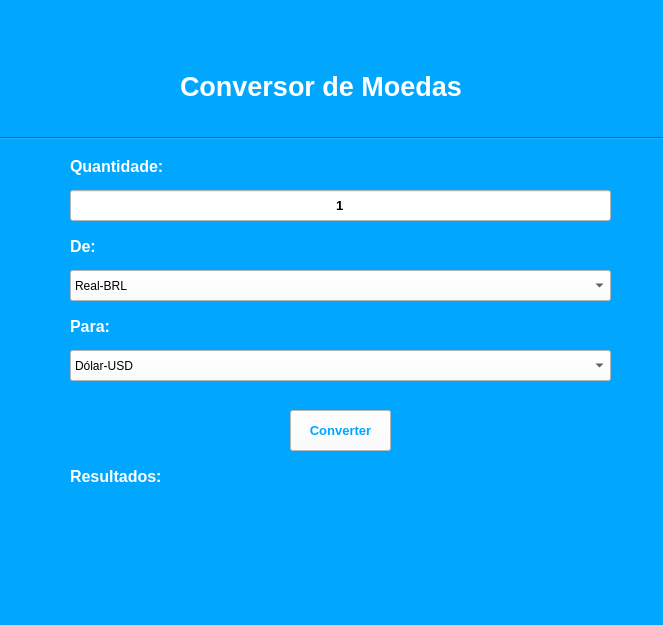
<?xml version="1.0" encoding="UTF-8"?>
<ui version="4.0">
 <class>ConversorDeMoedas</class>
 <widget class="QMainWindow" name="ConversorDeMoedas">
  <property name="geometry">
   <rect>
    <x>0</x>
    <y>0</y>
    <width>663</width>
    <height>625</height>
   </rect>
  </property>
  <property name="windowTitle">
   <string>Conversor de Moedas </string>
  </property>
  <property name="styleSheet">
   <string notr="true">background-color: rgb(1, 166, 255);
</string>
  </property>
  <widget class="QWidget" name="centralwidget">
   <widget class="QLabel" name="lbTitulo">
    <property name="geometry">
     <rect>
      <x>180</x>
      <y>70</y>
      <width>292</width>
      <height>33</height>
     </rect>
    </property>
    <property name="font">
     <font>
      <pointsize>20</pointsize>
      <weight>75</weight>
      <bold>true</bold>
     </font>
    </property>
    <property name="styleSheet">
     <string notr="true">color: rgb(255, 255, 255);</string>
    </property>
    <property name="text">
     <string>Conversor de Moedas</string>
    </property>
   </widget>
   <widget class="QLabel" name="lbValor">
    <property name="geometry">
     <rect>
      <x>70</x>
      <y>150</y>
      <width>101</width>
      <height>33</height>
     </rect>
    </property>
    <property name="font">
     <font>
      <pointsize>12</pointsize>
      <weight>75</weight>
      <bold>true</bold>
     </font>
    </property>
    <property name="styleSheet">
     <string notr="true">color: rgb(255, 255, 255);</string>
    </property>
    <property name="text">
     <string>Quantidade:</string>
    </property>
   </widget>
   <widget class="QLabel" name="lbDe">
    <property name="geometry">
     <rect>
      <x>70</x>
      <y>230</y>
      <width>31</width>
      <height>33</height>
     </rect>
    </property>
    <property name="font">
     <font>
      <pointsize>12</pointsize>
      <weight>75</weight>
      <bold>true</bold>
     </font>
    </property>
    <property name="styleSheet">
     <string notr="true">color: rgb(255, 255, 255);</string>
    </property>
    <property name="text">
     <string>De:</string>
    </property>
   </widget>
   <widget class="QLabel" name="lbPara">
    <property name="geometry">
     <rect>
      <x>70</x>
      <y>310</y>
      <width>51</width>
      <height>33</height>
     </rect>
    </property>
    <property name="font">
     <font>
      <pointsize>12</pointsize>
      <weight>75</weight>
      <bold>true</bold>
     </font>
    </property>
    <property name="styleSheet">
     <string notr="true">color: rgb(255, 255, 255);</string>
    </property>
    <property name="text">
     <string>Para:</string>
    </property>
   </widget>
   <widget class="Line" name="line">
    <property name="geometry">
     <rect>
      <x>0</x>
      <y>130</y>
      <width>671</width>
      <height>16</height>
     </rect>
    </property>
    <property name="font">
     <font>
      <pointsize>12</pointsize>
      <weight>75</weight>
      <bold>true</bold>
     </font>
    </property>
    <property name="styleSheet">
     <string notr="true">color: rgb(255, 255, 255);</string>
    </property>
    <property name="orientation">
     <enum>Qt::Horizontal</enum>
    </property>
   </widget>
   <widget class="QLineEdit" name="inputValor">
    <property name="geometry">
     <rect>
      <x>70</x>
      <y>190</y>
      <width>541</width>
      <height>31</height>
     </rect>
    </property>
    <property name="font">
     <font>
      <pointsize>10</pointsize>
      <weight>75</weight>
      <bold>true</bold>
     </font>
    </property>
    <property name="styleSheet">
     <string notr="true">background-color: rgb(255, 255, 255);</string>
    </property>
    <property name="text">
     <string>1</string>
    </property>
    <property name="alignment">
     <set>Qt::AlignCenter</set>
    </property>
   </widget>
   <widget class="QComboBox" name="cbMoedaInicial">
    <property name="geometry">
     <rect>
      <x>70</x>
      <y>270</y>
      <width>541</width>
      <height>31</height>
     </rect>
    </property>
    <property name="styleSheet">
     <string notr="true">background-color: rgb(255, 255, 255);
font: 12pt &quot;MS Shell Dlg 2&quot;;</string>
    </property>
    <item>
     <property name="text">
      <string>Real-BRL</string>
     </property>
    </item>
    <item>
     <property name="text">
      <string>Dólar-USD</string>
     </property>
    </item>
    <item>
     <property name="text">
      <string>Euro-EUR</string>
     </property>
    </item>
    <item>
     <property name="text">
      <string>Bitcoin-BTC</string>
     </property>
    </item>
    <item>
     <property name="text">
      <string>Dólar Canadense-CAD</string>
     </property>
    </item>
    <item>
     <property name="text">
      <string>Libra Esterlina-GBP</string>
     </property>
    </item>
    <item>
     <property name="text">
      <string>Peso Argentino-ARS</string>
     </property>
    </item>
    <item>
     <property name="text">
      <string>Litecoin-LTC</string>
     </property>
    </item>
    <item>
     <property name="text">
      <string>Iene Japonês-JPY</string>
     </property>
    </item>
    <item>
     <property name="text">
      <string>Franco Suíço-CHF</string>
     </property>
    </item>
    <item>
     <property name="text">
      <string>Dólar Australiano-AUD</string>
     </property>
    </item>
    <item>
     <property name="text">
      <string>Yuan Chinês-CNY</string>
     </property>
    </item>
    <item>
     <property name="text">
      <string>Novo Shekel Israelense-ILS</string>
     </property>
    </item>
    <item>
     <property name="text">
      <string>Ethereum-ETH</string>
     </property>
    </item>
    <item>
     <property name="text">
      <string>Ripple-XRP</string>
     </property>
    </item>
    <item>
     <property name="text">
      <string>Dogecoin-DOGE</string>
     </property>
    </item>
   </widget>
   <widget class="QComboBox" name="cbMoedaCambio">
    <property name="geometry">
     <rect>
      <x>70</x>
      <y>350</y>
      <width>541</width>
      <height>31</height>
     </rect>
    </property>
    <property name="styleSheet">
     <string notr="true">background-color: rgb(255, 255, 255);
font: 12pt &quot;MS Shell Dlg 2&quot;;</string>
    </property>
    <item>
     <property name="text">
      <string>Dólar-USD</string>
     </property>
    </item>
    <item>
     <property name="text">
      <string>Euro-EUR</string>
     </property>
    </item>
    <item>
     <property name="text">
      <string>Real-BRL</string>
     </property>
    </item>
    <item>
     <property name="text">
      <string>Bitcoin-BTC</string>
     </property>
    </item>
    <item>
     <property name="text">
      <string>Dólar Canadense-CAD</string>
     </property>
    </item>
    <item>
     <property name="text">
      <string>Libra Esterlina-GBP</string>
     </property>
    </item>
    <item>
     <property name="text">
      <string>Peso Argentino-ARS</string>
     </property>
    </item>
    <item>
     <property name="text">
      <string>Litecoin-LTC</string>
     </property>
    </item>
    <item>
     <property name="text">
      <string>Iene Japonês-JPY</string>
     </property>
    </item>
    <item>
     <property name="text">
      <string>Franco Suíço-CHF</string>
     </property>
    </item>
    <item>
     <property name="text">
      <string>Dólar Australiano-AUD</string>
     </property>
    </item>
    <item>
     <property name="text">
      <string>Yuan Chinês-CNY</string>
     </property>
    </item>
    <item>
     <property name="text">
      <string>Novo Shekel Israelense-ILS</string>
     </property>
    </item>
    <item>
     <property name="text">
      <string>Ethereum-ETH</string>
     </property>
    </item>
    <item>
     <property name="text">
      <string>Ripple-XRP</string>
     </property>
    </item>
    <item>
     <property name="text">
      <string>Dogecoin-DOGE</string>
     </property>
    </item>
   </widget>
   <widget class="QLabel" name="lbResultadoTxt">
    <property name="geometry">
     <rect>
      <x>70</x>
      <y>460</y>
      <width>111</width>
      <height>33</height>
     </rect>
    </property>
    <property name="font">
     <font>
      <pointsize>12</pointsize>
      <weight>75</weight>
      <bold>true</bold>
     </font>
    </property>
    <property name="styleSheet">
     <string notr="true">color: rgb(255, 255, 255);</string>
    </property>
    <property name="text">
     <string>Resultados:</string>
    </property>
   </widget>
   <widget class="QLabel" name="lbResultado">
    <property name="geometry">
     <rect>
      <x>70</x>
      <y>510</y>
      <width>541</width>
      <height>41</height>
     </rect>
    </property>
    <property name="font">
     <font>
      <pointsize>15</pointsize>
      <weight>50</weight>
      <bold>false</bold>
     </font>
    </property>
    <property name="styleSheet">
     <string notr="true">color: rgb(255, 255, 255);</string>
    </property>
    <property name="text">
     <string/>
    </property>
    <property name="alignment">
     <set>Qt::AlignCenter</set>
    </property>
   </widget>
   <widget class="QLabel" name="lbData">
    <property name="geometry">
     <rect>
      <x>240</x>
      <y>580</y>
      <width>411</width>
      <height>31</height>
     </rect>
    </property>
    <property name="font">
     <font>
      <pointsize>10</pointsize>
     </font>
    </property>
    <property name="layoutDirection">
     <enum>Qt::RightToLeft</enum>
    </property>
    <property name="styleSheet">
     <string notr="true">color: rgb(255, 255, 255);</string>
    </property>
    <property name="text">
     <string/>
    </property>
    <property name="alignment">
     <set>Qt::AlignRight|Qt::AlignTrailing|Qt::AlignVCenter</set>
    </property>
   </widget>
   <widget class="QPushButton" name="btnConverter">
    <property name="geometry">
     <rect>
      <x>290</x>
      <y>410</y>
      <width>101</width>
      <height>41</height>
     </rect>
    </property>
    <property name="font">
     <font>
      <pointsize>10</pointsize>
      <weight>75</weight>
      <bold>true</bold>
     </font>
    </property>
    <property name="styleSheet">
     <string notr="true">color: rgb(1, 166, 255);
background-color: rgb(255, 255, 255);
</string>
    </property>
    <property name="text">
     <string>Converter</string>
    </property>
   </widget>
  </widget>
 </widget>
 <resources/>
 <connections/>
</ui>
